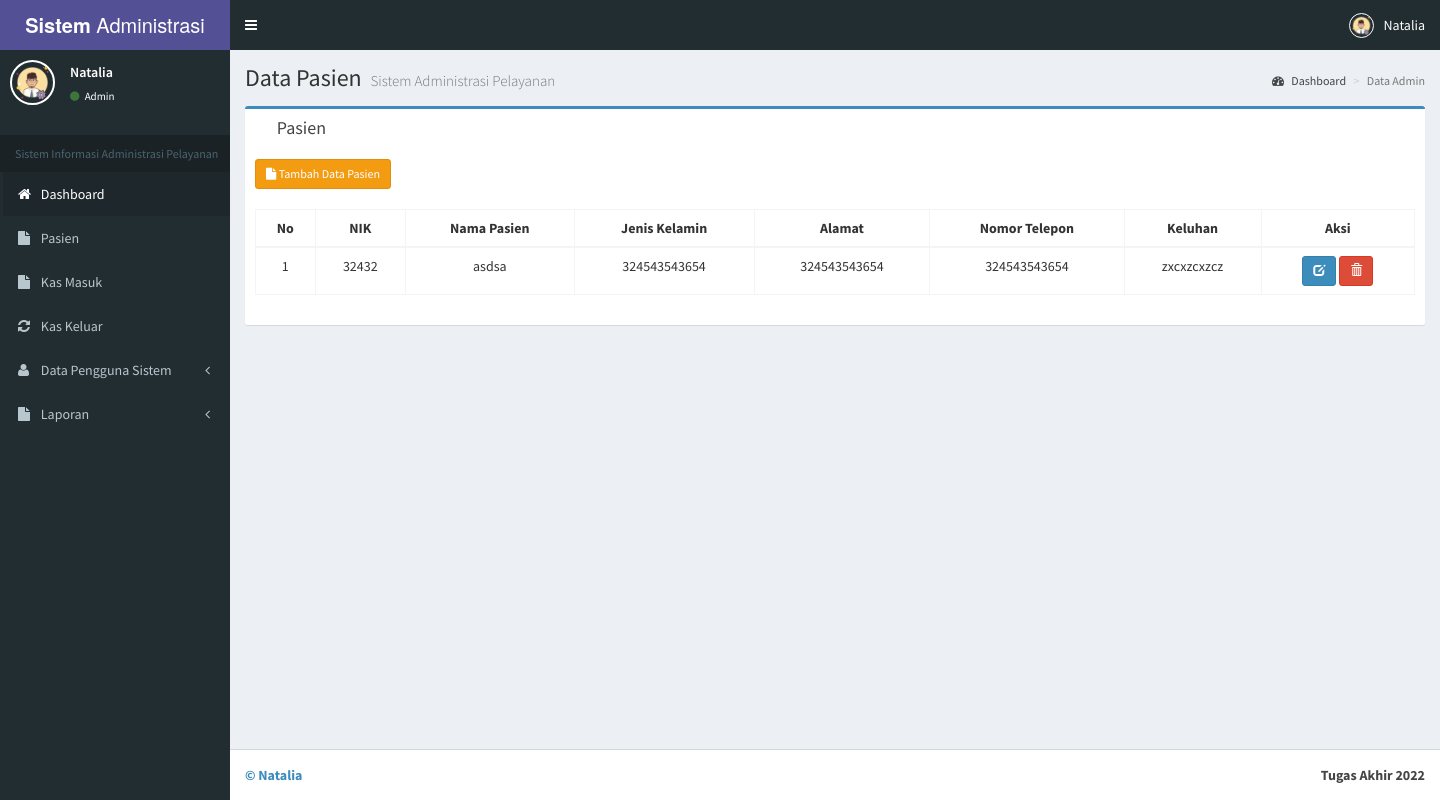
Screenshot of /keuangan/admin/pasien.php (signed in) with the database file from the repository.
### tables this page shows
CREATE TABLE `pasien` (
  `nik` varchar(20) NOT NULL,
  `nama` text NOT NULL,
  `jk` text NOT NULL,
  `alamat` text NOT NULL,
  `telp` varchar(12) NOT NULL,
  `keluhan` text NOT NULL
);

### keuangan/admin/pasien.php (the view, shortened to what this page needs)
<?php
include "session.php";
?>
<!DOCTYPE html>
<html>
  <?php include "head.php"; ?>
  <body class="hold-transition skin-purple sidebar-mini">
    <div class="wrapper">
      <?php include "header.php"; ?>
      <?php include "menu.php"; ?>
      <div class="content-wrapper">
        <section class="content-header">
          <h1>
            Data Pasien
            <small>Sistem Administrasi Pelayanan</small>
          </h1>
          <ol class="breadcrumb">
            <li><a href="index.php"><i class="fa fa-dashboard"></i> Dashboard</a></li>
            <li class="active">Data Admin </li>
          </ol>
        </section>
        <section class="content">
          <div class="row">
            <section class="col-lg-12 connectedSortable">
              <div class="box box-primary">
                <div class="box-header">
                  <i class="ion ion-clipboard"></i>
                  <h3 class="box-title">Pasien</h3>
                </div>
                <div class="box-body">
<a href="input_pasien.php" class="btn btn-sm btn-warning"><i class="fa fa-file"></i> Tambah Data Pasien</a> <br /><br />
                   <table id="lookup" class="table table-bordered table-hover">
                  <?php
                    $query1="select * from pasien ";
                    $tampil=mysqli_query($koneksi, $query1) or die(mysqli_error());
                    ?>
                  <table id="example" class="table table-responsive table-hover table-bordered">
                  <thead>
                      <tr>
                        <th><center>No</center></th>
                        <th><center>NIK</center></th>
                        <th><center>Nama Pasien</center></th>
                        <th><center>Jenis Kelamin</center></th>
                         <th><center>Alamat</center></th>
                        <th><center>Nomor Telepon</center></th>
                        <th><center>Keluhan</center></th>
                         <th><center>Aksi</center></th>
                      </tr>
                  </thead>
                     <?php
                     $no=0;
                     while($data=mysqli_fetch_array($tampil))
                    { $no++; ?>
                    <tbody>
                    <tr>
                    <td><center><?php echo $no; ?></center></td>
                    <td><center><?php echo $data['nik'];?></center></td>
                    <td><center><?php echo $data['nama'];?></center></td>
                    <td><center><?php echo $data['jk'];?></center></td>
                    <td><center><?php echo $data['alamat'];?></center></td>
                      <td><center><?php echo $data['telp']; ?></center></td>
                             <td><center><?php echo $data['keluhan'];?></center></td>
                        <td><center><div id="thanks"><a class="btn btn-sm btn-primary" data-placement="bottom" data-toggle="tooltip" title="Edit Data " href="edit_pasien.php?aksi=edit&nik=<?php echo $data['nik'];?>"><span class="glyphicon glyphicon-edit"></span></a>
                         <a onclick="return confirm ('Yakin hapus pasien atas nama <?php echo $data['nama'];?>.?');" class="btn btn-sm btn-danger tooltips" data-placement="bottom" data-toggle="tooltip" title="Hapus Data " href="pasien.php?aksi=hapus&id=<?php echo $data['nik'];?>"><span class="glyphicon glyphicon-trash"></a></center>
                        </td></tr></div>
                 <?php
              }
              ?>
                </div>
                <div class="box-footer clearfix no-border">
                  </div>
              </div>
            </section>
          </div>
      </div>
      <?php include "footer.php"; ?>
  </body>
</html>

### rows the page displays
pasien: nik "32432", nama "asdsa", jk "324543543654", alamat "324543543654", telp "324543543654", keluhan "zxcxzcxzcz"

### other values shown
$_SESSION['nama'] "Natalia"
$_SESSION['level'] "Admin"
